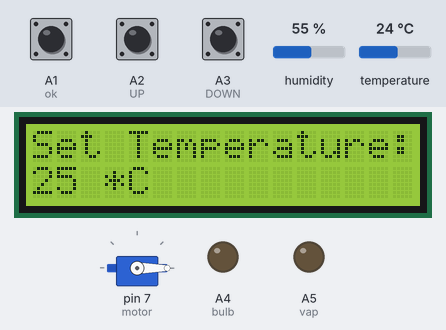
Simulated run of this sketch. Board: Arduino Uno, built with avr-gcc and run on an emulated ATmega328P. Parts: servo, 16×2 character LCD, output pins drawn as LEDs (lit = HIGH). Inputs (shaded band) come from the test bench; at power-on: A3 (DOWN) HIGH, A1 (ok) HIGH, humidity 55 %, temperature 24 °C, A2 (UP) HIGH.

Above: at 2.7 s.
2.8 s: A3 (DOWN) pulled LOW for 3.2 s
At 6.2 s:
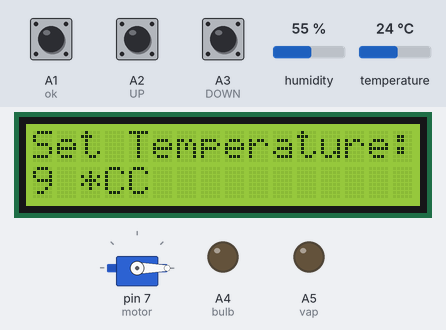
7.5 s: A1 (ok) pulled LOW for 0.15 s
At 8.4 s:
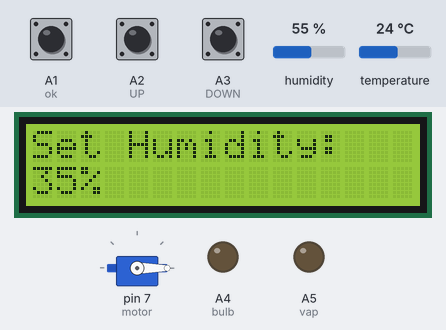
9.2 s: A1 (ok) pulled LOW for 1 s
At 9.9 s:
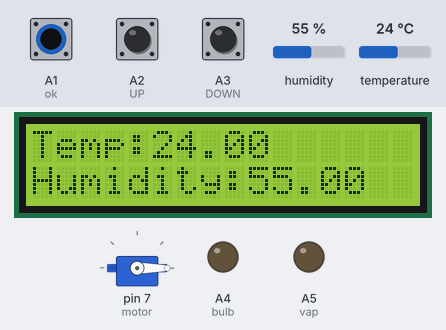
11.7 s: humidity set to 22 %
14.7 s: temperature set to 12 °C
At 16.9 s:
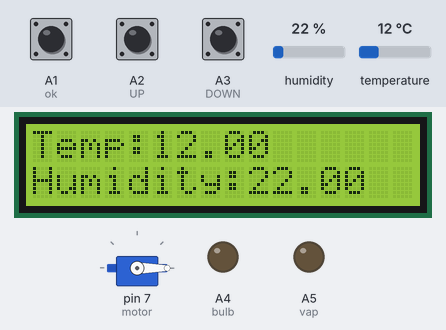
17.7 s: humidity set to 40 %
At 23.8 s:
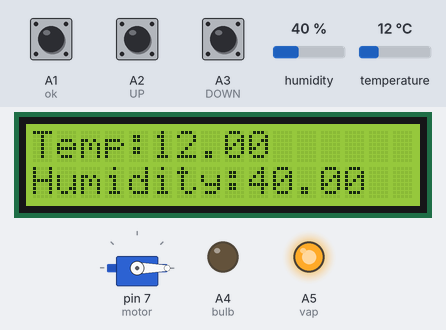
Timing chart, 0 to 24.8 s (numbered marks = the images above; inputs shaded):
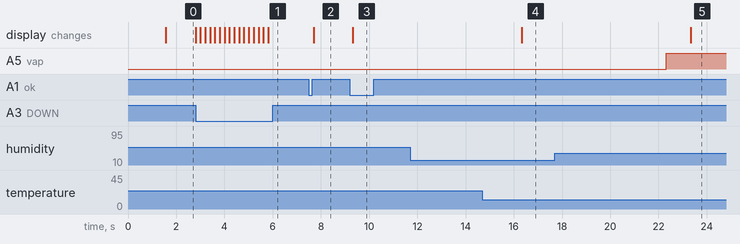

Measured:
- after the input at 2.8 s, the display: first changes at once (image 1 shows a later state)
- after the input at 7.5 s, the display: changes after 0.20 s (image 2)
- after the input at 9.2 s, the display: changes after 0.11 s (image 3)
- after the input at 11.7 s, every drawn part: stays the same
- after the input at 14.7 s, the display: changes after 1.6 s (image 4)
- after the input at 17.7 s, the display: changes after 5.6 s (image 5)

The sketch:

incubateurVariable.ino
```cpp
#include <Servo.h>

#include <LiquidCrystal.h>
#include "DHT.h"
#define DHTPIN 2

//#define DHTTYPE DHT11   // DHT 11
#define DHTTYPE DHT22   // DHT 22  (AM2302), AM2321
//#define DHTTYPE DHT21   // DHT 21 (AM2301)

//#define DHT11 A0
const int ok = A1;
const int UP = A2;
const int DOWN = A3;
const int bulb = A4;
const int vap = A5;
const int rs = 12;
const int en = 11;
const int d4 = 5;
const int d5 = 4;
const int d6 = 3;
const int d7 = 8;
int ack = 0;
int pos = 0;
int sec = 0;
int Min = 0;
int hrs = 0;
int T_threshold = 25;
int H_threshold = 35;
int SET = 0;
int Direction = 0;
boolean T_condition = true;
boolean H_condition = true;
LiquidCrystal lcd(rs, en, d4, d5, d6, d7);
Servo motor;
//dht DHT;
DHT dht(DHTPIN, DHTTYPE);
void setup() {
  pinMode(ok, INPUT);
  pinMode(UP, INPUT);
  pinMode(DOWN, INPUT);
  pinMode(bulb, OUTPUT);
  pinMode(vap, OUTPUT);
  digitalWrite(bulb, LOW);
  digitalWrite(vap, LOW);
  digitalWrite(ok, HIGH);
  digitalWrite(UP, HIGH);
  digitalWrite(DOWN, HIGH);
  motor.attach(7);
  motor.write(pos);
  lcd.begin(16, 2);
  Serial.begin(9600);
  dht.begin();
  lcd.setCursor(0, 0);
  lcd.print("Digital Amplitude Alpha");
  lcd.setCursor(4, 1);
  lcd.print("Incubator");
  delay(1500);
}
void loop() {
  if (SET == 0) {
    lcd.clear();
    lcd.setCursor(0, 0);
    lcd.print("Set Temperature:");
    lcd.setCursor(0, 1);
    lcd.print(T_threshold);
    lcd.print(" *C");
    while (T_condition) {
      if (digitalRead(UP) == LOW) {
        T_threshold = T_threshold + 1;
        lcd.setCursor(0, 1);
        lcd.print(T_threshold);
        lcd.print(" *C");
        delay(200);
      }
      if (digitalRead(DOWN) == LOW) {
        T_threshold = T_threshold - 1;
        lcd.setCursor(0, 1);
        lcd.print(T_threshold);
        lcd.print(" *C");
        delay(200);
      }
      if (digitalRead(ok) == LOW) {
        delay(200);
        T_condition = false;
      }
    }
    lcd.clear();
    lcd.setCursor(0, 0);
    lcd.print("Set Humidity:");
    lcd.setCursor(0, 1);
    lcd.print(H_threshold);
    lcd.print("%");
    delay(100);
    while (H_condition) {
      if (digitalRead(UP) == LOW) {
        H_threshold = H_threshold + 1;
        lcd.setCursor(0, 1);
        lcd.print(H_threshold);
        lcd.print("%");
        delay(100);
      }
      if (digitalRead(DOWN) == LOW) {
        H_threshold = H_threshold - 1;
        lcd.setCursor(0, 1);
        lcd.print(H_threshold);
        lcd.print("%");
        delay(200);
      }
      if (digitalRead(ok) == LOW) {
        delay(100);
        H_condition = false;
      }
    }
    SET = 1;
  }
  // ack = 0;
  // int chk = DHT.read11(DHT11);
  // switch
  // (chk) {
  //   case
  //   DHTLIB_ERROR_CONNECT: ack = 1;
  //   break;
  // }

  float humiditeVariable = dht.readHumidity();
  // Read temperature as Celsius (the default)
  float temperatureVariable = dht.readTemperature();
  // Read temperature as Fahrenheit (isFahrenheit = true)
  float fPPPP = dht.readTemperature(true);

  if (isnan(humiditeVariable) || isnan(temperatureVariable) || isnan(fPPPP)) {
    Serial.println(F("ERREUR 2329!"));
    digitalWrite(bulb, LOW);
    digitalWrite(vap, LOW);
    return;
  }
  if (ack == 0) {
    lcd.clear();
    lcd.setCursor(0, 0);
    lcd.print("Temp:");
    lcd.print(temperatureVariable);
    lcd.setCursor(0, 1);
    lcd.print("Humidity:");
    lcd.print(humiditeVariable);
    if (temperatureVariable >= T_threshold) {
      delay(3000);
      if (temperatureVariable >= T_threshold) { digitalWrite(bulb, LOW); }
    }
    if (humiditeVariable >= H_threshold) {
      delay(3000);
      if (humiditeVariable >= H_threshold) { digitalWrite(vap, LOW); }
    }
    if (temperatureVariable < T_threshold) {
      delay(3000);
      if (temperatureVariable < T_threshold) { digitalWrite(bulb, HIGH); }
    }
    if (humiditeVariable < H_threshold) {
      delay(3000);
      if (humiditeVariable < H_threshold) { digitalWrite(vap, HIGH); }
    }
    sec = sec + 1;
    if (sec == 60) {
      sec = 0;
      Min = Min + 1;
    }
    if (Min == 60) {
      Min = 0;
      hrs = hrs + 1;
    }
    if (hrs == 8 && Min == 0 && sec == 0) {
      for (pos = 0; pos <= 180; pos += 1) {
        motor.write(pos);
        delay(25);
      }
    }
    if (hrs == 16 && Min == 0 && sec == 0) {
      hrs = 0;
      for (pos = 180; pos >= 0; pos -= 1) {
        motor.write(pos);
        delay(25);
      }
    }
  }
  // if (ack == 1) {
  //   lcd.clear();
  //   lcd.setCursor(0, 0);
  //   lcd.print("No Sensor data.");
  //   lcd.setCursor(0, 1);
  //   lcd.print("System Halted.");
  //   digitalWrite(bulb, LOW);
  //   digitalWrite(vap, LOW);
  // }
  delay(1000);
}
//------------------Program Developed by R.GIRISH-------------------//
```
